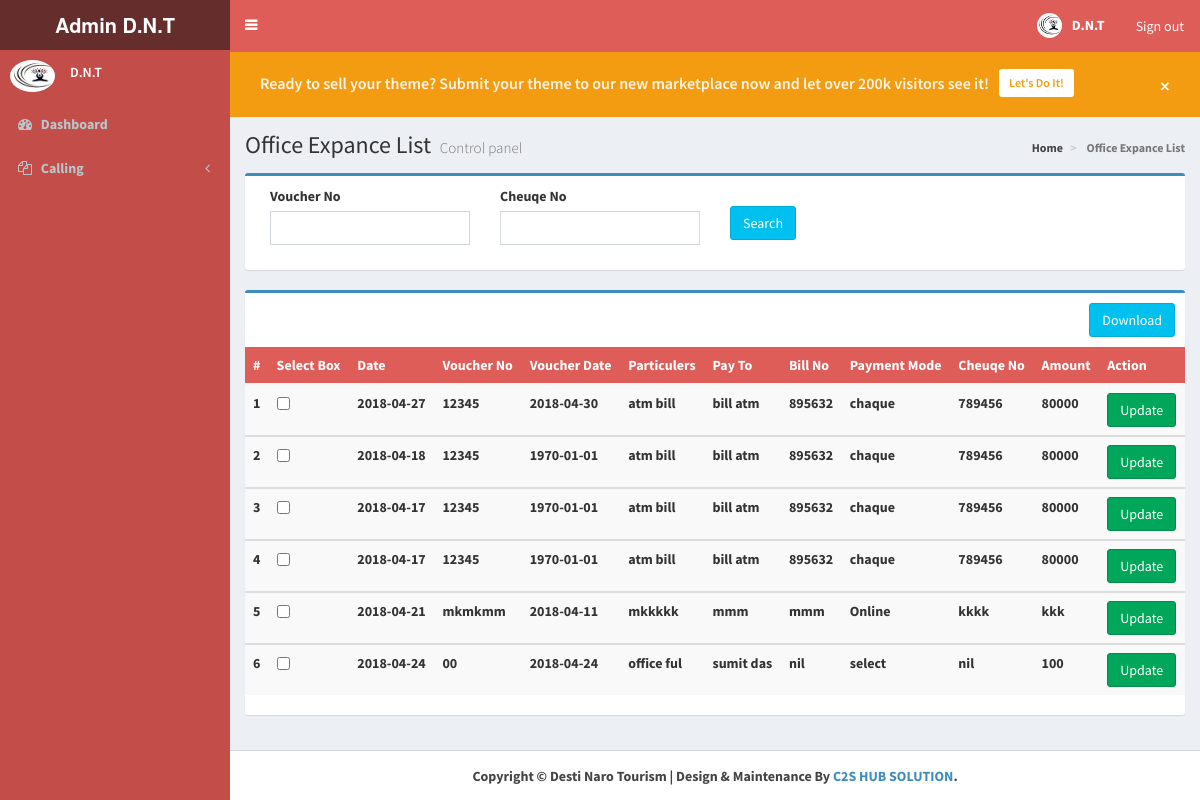
Page /admin/office_expance_list.php (signed in) on the committed database.
### tables this page shows
CREATE TABLE `office_expance` (
  `id` int(22) NOT NULL,
  `date` date NOT NULL,
  `voucher_no` varchar(255) NOT NULL,
  `voucher_date` date NOT NULL,
  `particulers` varchar(255) NOT NULL,
  `payto` varchar(255) NOT NULL,
  `billno` varchar(255) NOT NULL,
  `payment_mode` varchar(255) NOT NULL,
  `cheuqe_no` varchar(255) NOT NULL,
  `amount` varchar(255) NOT NULL,
  `admin_id` int(22) NOT NULL,
  `status` int(22) NOT NULL
);

### admin/include/database.php (called while the page is built, shortened)
<?php
 $admin_id=1;
?>

### admin/office_expance_list.php (the view, shortened to what this page needs)
<?php include 'include/header.php';  ?>
 <div class="content-wrapper">
    <section class="content-header">
      <h1> Office Expance List
      <small>Control panel</small>
      </h1>
      <ol class="breadcrumb">
        <li><a href="#"><i class="fa fa-gallery"></i> Home</a></li>
        <li class="active">  Office Expance List</li>
      </ol>
    </section>
   <section class="content">
	 <div class="row">
	 <div class="col-md-12">
	 <div class="box box-primary">
		<form method="post" action="" >
			<div class="box-body">
			<div class="col-md-3">
				<div class="form-group">
				  <label for="username">Voucher No</label>
				 <input type="search" name="search_Voucher" class="form-control" />
				</div>
			</div>
			<div class="col-md-3">
				<div class="form-group">
				  <label for="username">Cheuqe No</label>
				 <input type="search" name="search_cheuqe" class="form-control" />
				</div>
			</div>
			<div class="col-md-3">
				<div class="form-group">
				 <input type="submit" name="submit" value="Search" class="btn btn-info" style="margin-top:20px;">
				</div>
			</div>
		</div>
		</form>
		</div>
		</div>
		</div>
     <div class="row">
	 <div class="col-md-12">
	 <div class="box box-primary table-responsive">
	<?php
	if(isset($_POST["submit"])) {
  $voucher_no = mysqli_real_escape_string($con,$_POST["search_Voucher"]);
  $cheuqe_no = mysqli_real_escape_string($con,$_POST["search_cheuqe"]);
  $sql="SELECT `id`,`date`,`voucher_no`,`voucher_date`,`particulers`,`payto`,`billno`,`payment_mode`,`cheuqe_no`,`amount`,`status`,`admin_id` FROM `office_expance` WHERE admin_id='".$admin_id."' && hotel_name like '%".$hotel_name."%' And file_no LIKE '%".$file_no."%' And phone_no LIKE'%".$phone_no."%'And account_no LIKE'%".$account_no."%'";
  $result1= mysqli_query($con,$sql);
	}else{
	$sql1="select `id`,`date`,`voucher_no`,`voucher_date`,`particulers`,`payto`,`billno`,`payment_mode`,`cheuqe_no`,`amount`,`status`,`admin_id`  from office_expance  where admin_id='".$admin_id."' order by id  desc";
	$result1=mysqli_query($con,$sql1);
	}
	echo'<form action="office_expance_download.php" method="post">
	<input type="submit" name="excel_docket" class="btn btn-info" style="margin: 10px;
    float: right;" value="Download"><table class="table table-striped table-hover">
	<thead>
	<tr style="background-color:#DF5D58; color:#fff;">
	<th>#</th>
	<th>Select Box</th>
	<th>Date</th>
	<th>Voucher No</th>
	<th>Voucher Date</th>
	<th>Particulers</th>
	<th>Pay To</th>
	<th>Bill No</th>
	<th>Payment Mode</th>
	<th>Cheuqe No</th>
	<th>Amount</th>
	<th colspan="2">Action</th>
	</tr>
	</thead>';
	$count= 0;
 while($row1 = mysqli_fetch_array($result1))
 {
	  ++$count;
	echo '<tbody><tr>';
	echo '<td>'.$count.'</td>';
	echo '<td><input type="checkbox" name="ch[]" value="'.$row1['id'] .'"></td>';
	echo'<td>' . $row1['date'] .'</td>';
	echo'<td>' . $row1['voucher_no'] .'</td>';
	echo'<td>' . $row1['voucher_date'] .'</td>';
	echo'<td>' . $row1['particulers'] .'</td>';
	echo'<td>' . $row1['payto'] .'</td>';
	echo'<td>' . $row1['billno'] .'</td>';
	echo'<td>' . $row1['payment_mode'] .'</td>';
	echo'<td>' . $row1['cheuqe_no'] .'</td>';
	echo'<td>' . $row1['amount'] .'</td>';
	echo '<td>
<button type="button" id="update" name="update"  class="btn btn-success"  data-toggle="modal" data-target="#myModal" data-self_id="'.$row1['id'].'" data-admin_id="'.$row1['admin_id'].'">Update</button>'. "</td>";
	echo '</tr></tbody>';
 }
	echo'</form></table>';
	?>
	</div>
		</div>
	</div>
    </section>
  </div>
<?php
include 'include/footer.php';
?>

### rows in the picture
office_expance: date "2018-04-27", voucher_no "12345", voucher_date "2018-04-30", particulers "atm bill", payto "bill atm", billno "895632", payment_mode "chaque", cheuqe_no "789456", amount "80000"
office_expance: date "2018-04-18", voucher_no "12345", voucher_date "1970-01-01", particulers "atm bill", payto "bill atm", billno "895632", payment_mode "chaque", cheuqe_no "789456", amount "80000"
office_expance: date "2018-04-17", voucher_no "12345", voucher_date "1970-01-01", particulers "atm bill", payto "bill atm", billno "895632", payment_mode "chaque", cheuqe_no "789456", amount "80000"
office_expance: date "2018-04-17", voucher_no "12345", voucher_date "1970-01-01", particulers "atm bill", payto "bill atm", billno "895632", payment_mode "chaque", cheuqe_no "789456", amount "80000"
office_expance: date "2018-04-21", voucher_no "mkmkmm", voucher_date "2018-04-11", particulers "mkkkkk", payto "mmm", billno "mmm", payment_mode "Online", cheuqe_no "kkkk", amount "kkk"
office_expance: date "2018-04-24", voucher_no "00", voucher_date "2018-04-24", particulers "office ful", payto "sumit das", billno "nil", payment_mode "select", cheuqe_no "nil", amount "100"
